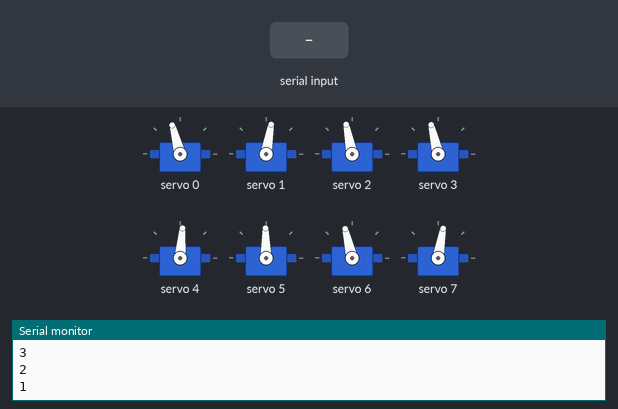
Bench run of a sketch on a simulated ESP32. Parts: 8 × servo, the last lines printed to the serial monitor. The inputs (shaded band) are chosen by the test bench.

Above: at 12.2 s.
12.3 s: "2" received over Serial
At 12.87 s:
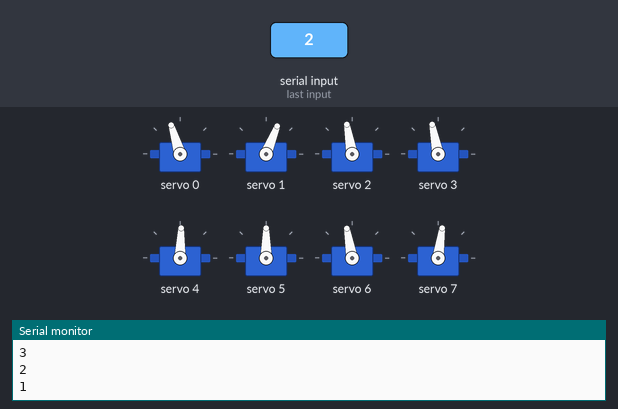
At 13.49 s:
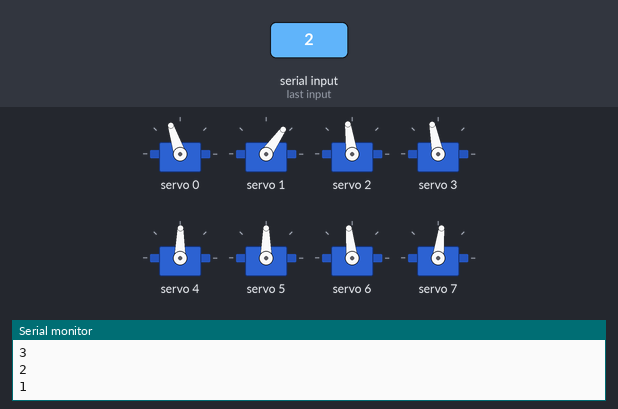
15.3 s: "1" received over Serial
18.3 s: "0" received over Serial
At 18.8 s:
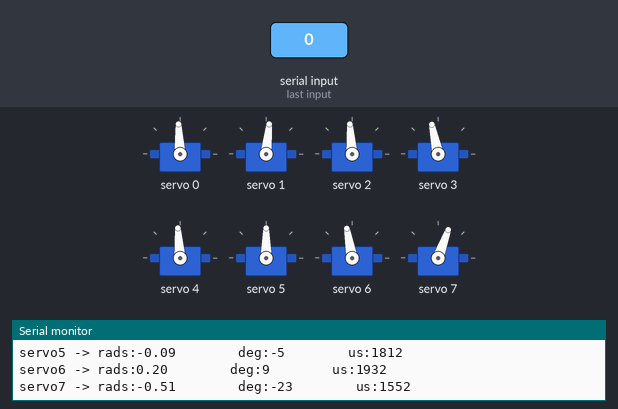
Timing chart, 0 to 21.3 s (numbered marks = the images above; inputs shaded):
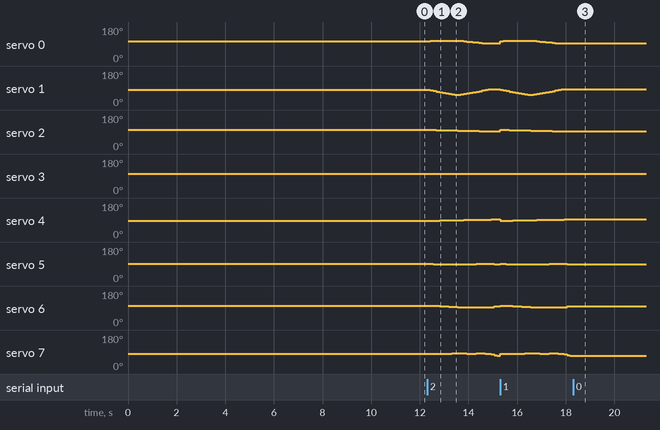

The sketch:

2D_SS_lift_48.ino
```cpp
// HOW TO:
// ------------------------------
// Serial input = 2 -> Steps through gait sequence once and stops at the end.
// Serial input = 1 -> Steps through gait sequence in a loop.
// Serial input = 0 -> Stops infinite loop at the node where it is at that moment

//Gait template
#include <Wire.h>
#include <Adafruit_PWMServoDriver.h>

Adafruit_PWMServoDriver pca9685 = Adafruit_PWMServoDriver();

#define SERVO_FREQ 300
#define SER0 0 //Hip 1
#define SER1 1 //Knee 1
#define SER2 2 //Hip 2
#define SER3 3 //Knee 2
#define SER4 4 //Hip 3
#define SER5 5 //Knee 3
#define SER6 6 //Hip 4
#define SER7 7 //Knee 4

// Insert servo angles here:
// For 3D gaits, these angles are obtained from linearisation.py
// For 2D gaits, these angles are obtained from 2D_trajectory_reader.py
float SS_servo0[] = {-0.28600577, -0.29849254, -0.31591678, -0.33154946, -0.34655722, -0.35295121, -0.35926804, -0.36186747, -0.35813297, -0.35121663, -0.3330663, -0.30426359, -0.27107237, -0.23630357, -0.19909228, -0.15867335, -0.11688863, -0.07601066, -0.03776126, -0.00327974,  0.00745879,  0.00926049,  0.00797573,  0.00374256, -0.00088574, -0.00970816, -0.0185622 , -0.02559476, -0.02962054, -0.03250165, -0.03175538, -0.03782185, -0.04413773, -0.0504536 , -0.057278  , -0.07150034, -0.08572269, -0.1006813 , -0.11780738, -0.12711685, -0.13082915, -0.13394726, -0.13732269, -0.14291912, -0.15057604, -0.15674763, -0.1613462 , -0.16684569, -0.17096686, -0.17618191, -0.18002884, -0.18593067, -0.19188255, -0.19673174, -0.19739304, -0.19861086, -0.19982867, -0.2023073 , -0.20494058, -0.20757387, -0.21020715, -0.21284044, -0.21547372, -0.21810701, -0.22608535, -0.23552503, -0.24496471, -0.25440439, -0.26384407, -0.27573323, -0.2802093 , -0.28422871, -0.28031941, -0.27356277, -0.26303392, -0.25713195, -0.25533074, -0.25361998, -0.24977287, -0.24898912, -0.24820537, -0.24905259, -0.25197238, -0.25523679, -0.2595812 , -0.27165654};
float SS_servo1[] = {0.17816527, 0.22467379, 0.30241684, 0.38597444, 0.47969049, 0.55378279, 0.6276737 , 0.69163283, 0.73866963, 0.77782518, 0.78004457, 0.74247269, 0.68704349, 0.62562066, 0.55741604, 0.48030503, 0.39970314, 0.31607954, 0.22609668, 0.14679961, 0.11315423, 0.09739463, 0.08932001, 0.08758836, 0.08670042, 0.09476823, 0.10264023, 0.1050332 , 0.10181165, 0.09623891, 0.08311597, 0.08156517, 0.08043802, 0.07931087, 0.0788116 , 0.08744677, 0.09608193, 0.10499798, 0.11227371, 0.11510319, 0.10874543, 0.10110303, 0.09225418, 0.08338128, 0.07699975, 0.07912759, 0.08042063, 0.08285659, 0.08450947, 0.08599581, 0.08713864, 0.09144833, 0.09581592, 0.09693257, 0.09112185, 0.08696465, 0.08280746, 0.0818319 , 0.08124664, 0.08066137, 0.0800761 , 0.07949083, 0.07890556, 0.07832029, 0.09011886, 0.10530318, 0.1204875 , 0.13567181, 0.15085613, 0.16881378, 0.17282459, 0.17603074, 0.16609403, 0.15070994, 0.12844095, 0.1156236 , 0.11156279, 0.10668021, 0.09882315, 0.09745942, 0.0960957 , 0.09826254, 0.1049159 , 0.11200332, 0.12143843, 0.14508123};
float SS_servo2[] = { 0.15152269,  0.15115916,  0.14369292,  0.13424923,  0.12455368,  0.11424432,  0.10391665,  0.09306061,  0.08130429,  0.07212663,  0.06404942,  0.05738466,  0.05233217,  0.04597504,  0.03833455,  0.02900865,  0.02141737,  0.01114036, -0.00620856, -0.01850564, -0.02562217, -0.02935864, -0.03145432, -0.03196469, -0.03242722, -0.03238205, -0.03274625, -0.03533592, -0.04032964, -0.04679021, -0.0544099 , -0.06207476, -0.06974126, -0.07740777, -0.08508522, -0.09292192, -0.10075862, -0.10870609, -0.11707516, -0.12634326, -0.14196738, -0.16097012, -0.18719478, -0.21678191, -0.24882067, -0.27556133, -0.30058231, -0.32323748, -0.34328213, -0.3583481 , -0.36424712, -0.36043014, -0.34850225, -0.32914027, -0.29942189, -0.25840628, -0.21739068, -0.18035496, -0.14380744, -0.10725993, -0.07071241, -0.03416489,  0.00238262,  0.03893014,  0.06558763,  0.08954118,  0.11349473,  0.13744828,  0.16140183,  0.1771801 ,  0.17910318,  0.18055135,  0.17700487,  0.17147425,  0.16671465,  0.16642491,  0.16925564,  0.1714108 ,  0.17302238,  0.1736932 ,  0.17436403,  0.17416105,  0.17284767,  0.17083786,  0.16622927,  0.15689181};
float SS_servo3[] = {0.14684391, 0.1259108 , 0.1119179 , 0.10561994, 0.09911632, 0.09769515, 0.09633651, 0.09708675, 0.10143023, 0.10224771, 0.10223293, 0.09976723, 0.09529912, 0.09349932, 0.09493277, 0.10061239, 0.10454615, 0.11407679, 0.13604273, 0.15192448, 0.15460563, 0.15009209, 0.14365479, 0.13437513, 0.12504043, 0.11512168, 0.10577628, 0.09917028, 0.09792376, 0.09961209, 0.10344243, 0.10517876, 0.10683844, 0.10849811, 0.1097775 , 0.10552435, 0.1012712 , 0.09602826, 0.08562173, 0.0883584 , 0.10604717, 0.13184486, 0.18539909, 0.24801342, 0.32396482, 0.4077347 , 0.49635928, 0.58292108, 0.67277383, 0.74932924, 0.80220746, 0.82398848, 0.82110884, 0.79454732, 0.73542038, 0.61939708, 0.50337377, 0.45662588, 0.41837583, 0.38012578, 0.34187573, 0.30362569, 0.26537564, 0.22712559, 0.20591043, 0.18935261, 0.17279479, 0.15623697, 0.13967915, 0.11462817, 0.10559939, 0.09765257, 0.10269449, 0.1120553 , 0.12055698, 0.12017862, 0.11395568, 0.108062  , 0.10462336, 0.10352159, 0.10241983, 0.10336834, 0.10692226, 0.11164205, 0.12190366, 0.14063995};
float SS_servo4[] = { 0.21971615,  0.20287113,  0.18350363,  0.16936732,  0.15302327,  0.14180526,  0.13063466,  0.12110744,  0.11438032,  0.10801831,  0.10035228,  0.08906565,  0.07891328,  0.07058016,  0.06520752,  0.06372282,  0.06462692,  0.0652341 ,  0.06296417,  0.05903786,  0.0487324 ,  0.03436295,  0.02440889,  0.01694126,  0.01000443,  0.00870185,  0.00727737,  0.00128394, -0.00505686, -0.01137344, -0.02163283, -0.02261136, -0.02325014, -0.02388891, -0.02327258, -0.00439691,  0.01447877,  0.0352657 ,  0.05411915,  0.06052631,  0.04999886,  0.03896027,  0.03951032,  0.04076897,  0.04128079,  0.03164072,  0.01210843, -0.01003419, -0.03212099, -0.05444196, -0.07647954, -0.1005815 , -0.12654879, -0.15364663, -0.1780267 , -0.19920117, -0.22037563, -0.22456797, -0.22667714, -0.22878632, -0.23089549, -0.23300467, -0.23511384, -0.23722302, -0.22118023, -0.20017469, -0.17916916, -0.15816362, -0.13715808, -0.11040169, -0.07630609, -0.04200108, -0.0045195 ,  0.0338724 ,  0.07186613,  0.1059252 ,  0.13434678,  0.15665229,  0.17551959,  0.18697132,  0.19842304,  0.20643501,  0.21007586,  0.21311688,  0.21409824,  0.21618963};
float SS_servo5[] = {-0.12085097, -0.10798914, -0.09750455, -0.09400362, -0.08675507, -0.08616691, -0.0856505 , -0.08745719, -0.09322209, -0.09800086, -0.09872081, -0.091726  , -0.08577636, -0.08350404, -0.08661935, -0.09681012, -0.11006285, -0.12258414, -0.13125252, -0.13243065, -0.12322957, -0.1061308 , -0.09659309, -0.09177771, -0.08799998, -0.09523657, -0.10246565, -0.10217003, -0.10070342, -0.09934512, -0.09023458, -0.10209533, -0.11472382, -0.1273523 , -0.14298765, -0.20236719, -0.26174673, -0.32638193, -0.39384984, -0.42391554, -0.41656036, -0.40819557, -0.42602209, -0.45014705, -0.47453889, -0.46536479, -0.43290726, -0.39571389, -0.35660347, -0.31954311, -0.28063647, -0.23853016, -0.19273903, -0.14583732, -0.10313357, -0.06605122, -0.02896887, -0.02802616, -0.03151661, -0.03500706, -0.0384975 , -0.04198795, -0.0454784 , -0.04896885, -0.0881567 , -0.13710423, -0.18605176, -0.23499929, -0.28394681, -0.34735991, -0.41677545, -0.48607246, -0.55000868, -0.61208955, -0.66206635, -0.69077225, -0.69231773, -0.66934812, -0.63146159, -0.56185851, -0.49225543, -0.41461073, -0.32674703, -0.24142985, -0.16019958, -0.10906344};
float SS_servo6[] = {0.22695317, 0.214754  , 0.19817533, 0.18089129, 0.1642825 , 0.14952433, 0.13477916, 0.12059916, 0.10738214, 0.09447997, 0.0854305 , 0.08103301, 0.07621868, 0.07068151, 0.06415135, 0.05631711, 0.04767161, 0.04110292, 0.03716607, 0.03789222, 0.05471182, 0.08628946, 0.12344197, 0.16214499, 0.20087355, 0.23987318, 0.27791646, 0.30974763, 0.33220712, 0.34421632, 0.35403699, 0.34900279, 0.34342476, 0.33784674, 0.33152681, 0.31441353, 0.29730025, 0.27932854, 0.26360824, 0.27243905, 0.29075179, 0.31941358, 0.32341602, 0.31518169, 0.29903245, 0.29567046, 0.29025018, 0.28399318, 0.27917747, 0.2732359 , 0.26926644, 0.26621473, 0.26312438, 0.25750367, 0.25066046, 0.24476894, 0.23887741, 0.23437636, 0.23004587, 0.22571538, 0.22138489, 0.2170544 , 0.21272391, 0.20839342, 0.20718187, 0.20682304, 0.20646422, 0.20610539, 0.20574657, 0.2033695 , 0.20230129, 0.20136077, 0.1998563 , 0.19732066, 0.19514148, 0.19516458, 0.19594795, 0.19309979, 0.18968393, 0.18884548, 0.18800704, 0.18911214, 0.19268701, 0.1966739 , 0.20405424, 0.21875417};
float SS_servo7[] = {-0.15948734, -0.15596711, -0.15108479, -0.14125671, -0.13351429, -0.12576086, -0.11800919, -0.11039623, -0.10301959, -0.09456219, -0.09253216, -0.09948904, -0.10432165, -0.10769576, -0.10845857, -0.10579199, -0.09970522, -0.09770162, -0.10299678, -0.11360177, -0.15962123, -0.23646817, -0.3245534 , -0.41534637, -0.50578177, -0.5924217 , -0.67510042, -0.73386712, -0.75498225, -0.73714486, -0.71269338, -0.64202991, -0.56967467, -0.49731943, -0.42397846, -0.336297, -0.24861554, -0.16078145, -0.11745815, -0.14912598, -0.1995821 , -0.28109662, -0.24565272, -0.18126697, -0.1228833 , -0.12674154, -0.12408344, -0.12041272, -0.11756105, -0.11482342, -0.11358212, -0.11513356, -0.11662915, -0.11408653, -0.10755953, -0.10224779, -0.09693606, -0.09386283, -0.0910642 , -0.08826556, -0.08546693, -0.08266829, -0.07986965, -0.07707102, -0.07881994, -0.08181217, -0.0848044 , -0.08779662, -0.09078885, -0.0917022 , -0.09449127, -0.0974392 , -0.0965983 , -0.09343784, -0.09029099, -0.09132853, -0.09335012, -0.08903608, -0.08225985, -0.08038665, -0.07851346, -0.08029927, -0.08673481, -0.09423448, -0.10833534, -0.13834699};

int node=0;
int first=0;
int input=0;
int end_time=0;
int time_step=120000;
int steps = sizeof(SS_servo0)/sizeof(SS_servo0[0]);
int one_print = 0;

// -------------------Joint configurations-------------------
int servo0=0;
int servo0_deg=0;
int servo1=0;
int servo1_deg=0;
int servo2=0;
int servo2_deg=0;
int servo3=0;
int servo3_deg=0;
int servo4=0;
int servo4_deg=0;
int servo5=0;
int servo5_deg=0;
int servo6=0;
int servo6_deg=0;
int servo7=0;
int servo7_deg=0;

void setup() {
  Serial.begin(115200);
  pca9685.begin();

  pca9685.setOscillatorFrequency(27000000); //Value between 24MHz and 27MHz, tuned for this setup
  pca9685.setPWMFreq(SERVO_FREQ);
  delay (1000);

  servo0_deg=SS_servo0[0]/3.14159265*180;
  servo0=map(servo0_deg,-38,90,2200,1030);
  servo1_deg=SS_servo1[0]/3.14159265*180;
  servo1=map(servo1_deg,-90,90,2600,950);
  servo2_deg=SS_servo2[0]/3.14159265*180;
  servo2=map(servo2_deg,-38,90,1510,2730);
  servo3_deg=SS_servo3[0]/3.14159265*180;
  servo3=map(servo3_deg,-90,90,1100,2700);
  servo4_deg=SS_servo4[0]/3.14159265*180;
  servo4=map(servo4_deg,-90,38,2700,1500);
  servo5_deg=SS_servo5[0]/3.14159265*180;
  servo5=map(servo5_deg,-90,90,2600,930);
  servo6_deg=SS_servo6[0]/3.14159265*180;
  servo6=map(servo6_deg,-90,38,850,2250);
  servo7_deg=SS_servo7[0]/3.14159265*180;
  servo7=map(servo7_deg,-90,90,920,2620);

  pca9685.setPWM(SER0,0,servo0);
  pca9685.setPWM(SER1,0,servo1);
  pca9685.setPWM(SER2,0,servo2);
  pca9685.setPWM(SER3,0,servo3);
  pca9685.setPWM(SER4,0,servo4);
  pca9685.setPWM(SER5,0,servo5);
  pca9685.setPWM(SER6,0,servo6);
  pca9685.setPWM(SER7,0,servo7);

  Serial.print("Node:");
  Serial.println(node);
  Serial.print("servo0 -> rads:");
  Serial.print(SS_servo0[node]);
  Serial.print("        deg:");
  Serial.print(servo0_deg);
  Serial.print("        us:");
  Serial.println(servo0);
  Serial.print("servo1 -> rads:");
  Serial.print(SS_servo1[node]);
  Serial.print("        deg:");
  Serial.print(servo1_deg);
  Serial.print("        us:");
  Serial.println(servo1);
  Serial.print("servo2 -> rads:");
  Serial.print(SS_servo2[node]);
  Serial.print("        deg:");
  Serial.print(servo2_deg);
  Serial.print("        us:");
  Serial.println(servo2);
  Serial.print("servo3 -> rads:");
  Serial.print(SS_servo3[node]);
  Serial.print("        deg:");
  Serial.print(servo3_deg);
  Serial.print("        us:");
  Serial.println(servo3);
  Serial.print("servo4 -> rads:");
  Serial.print(SS_servo4[node]);
  Serial.print("        deg:");
  Serial.print(servo4_deg);
  Serial.print("        us:");
  Serial.println(servo4);
  Serial.print("servo5 -> rads:");
  Serial.print(SS_servo5[node]);
  Serial.print("        deg:");
  Serial.print(servo5_deg);
  Serial.print("        us:");
  Serial.println(servo5);
  Serial.print("servo6 -> rads:");
  Serial.print(SS_servo6[node]);
  Serial.print("        deg:");
  Serial.print(servo6_deg);
  Serial.print("        us:");
  Serial.println(servo6);
  Serial.print("servo7 -> rads:");
  Serial.print(SS_servo7[node]);
  Serial.print("        deg:");
  Serial.print(servo7_deg);
  Serial.print("        us:");
  Serial.println(servo7);

  Serial.println("10");
  delay(1000);
  Serial.println("9");
  delay(1000);
  Serial.println("8");
  delay(1000);
  Serial.println("7");
  delay(1000);
  Serial.println("6");
  delay(1000);
  Serial.println("5");
  delay(1000);
  Serial.println("4");
  delay(1000);
  Serial.println("3");
  delay(1000);
  Serial.println("2");
  delay(1000);
  Serial.println("1");
  delay(1000);

}

void loop()
{
  if(Serial.available()>0)
  {
    first=Serial.read();
    if(first=='2')
    {
      input=2;
      node=0;
      one_print=1;
    }
    if(first=='1')
    {
      input=1;
      node=0;
      one_print=1;
    }
    if(first=='0')
    {
      input=0;
    }
  }
  if(input==1 or input==2)
  {
      if(esp_timer_get_time()>=end_time)
      {
        servo0_deg=SS_servo0[node]/3.14159265*180;
        servo0=map(servo0_deg,-38,90,2200,1030);
        servo1_deg=SS_servo1[node]/3.14159265*180;
        servo1=map(servo1_deg,-90,90,2600,950);
        servo2_deg=SS_servo2[node]/3.14159265*180;
        servo2=map(servo2_deg,-38,90,1510,2730);
        servo3_deg=SS_servo3[node]/3.14159265*180;
        servo3=map(servo3_deg,-90,90,1100,2700);
        servo4_deg=SS_servo4[node]/3.14159265*180;
        servo4=map(servo4_deg,-90,38,2700,1500);
        servo5_deg=SS_servo5[node]/3.14159265*180;
        servo5=map(servo5_deg,-90,90,2600,930);
        servo6_deg=SS_servo6[node]/3.14159265*180;
        servo6=map(servo6_deg,-90,38,850,2250);
        servo7_deg=SS_servo7[node]/3.14159265*180;
        servo7=map(servo7_deg,-90,90,920,2620);

        pca9685.setPWM(SER0,0,servo0);
        pca9685.setPWM(SER1,0,servo1);
        pca9685.setPWM(SER2,0,servo2);
        pca9685.setPWM(SER3,0,servo3);
        pca9685.setPWM(SER4,0,servo4);
        pca9685.setPWM(SER5,0,servo5);
        pca9685.setPWM(SER6,0,servo6);
        pca9685.setPWM(SER7,0,servo7);

        node+=1;
        if(node>=steps and input==1)
        {
          Serial.print("Input:");
          Serial.println(input);
          node=0;
        }
        if(node>=steps and input==2)
        {
          Serial.print("Input:");
          Serial.println(input);
          input=0;
        }
         end_time=esp_timer_get_time()+time_step;
      }
   }

  if(input == 0)
  {
        pca9685.setPWM(SER0,0,servo0);
        pca9685.setPWM(SER1,0,servo1);
        pca9685.setPWM(SER2,0,servo2);
        pca9685.setPWM(SER3,0,servo3);
        pca9685.setPWM(SER4,0,servo4);
        pca9685.setPWM(SER5,0,servo5);
        pca9685.setPWM(SER6,0,servo6);
        pca9685.setPWM(SER7,0,servo7);

        if(one_print==1)
        {
          Serial.print("Input:");
          Serial.println(input);
          Serial.print("Node:");
          Serial.println(node);
          Serial.print("servo0 -> rads:");
          Serial.print(SS_servo0[node]);
          Serial.print("        deg:");
          Serial.print(servo0_deg);
          Serial.print("        us:");
          Serial.println(servo0);
          Serial.print("servo1 -> rads:");
          Serial.print(SS_servo1[node]);
          Serial.print("        deg:");
          Serial.print(servo1_deg);
          Serial.print("        us:");
          Serial.println(servo1);
          Serial.print("servo2 -> rads:");
          Serial.print(SS_servo2[node]);
          Serial.print("        deg:");
          Serial.print(servo2_deg);
          Serial.print("        us:");
          Serial.println(servo2);
          Serial.print("servo3 -> rads:");
          Serial.print(SS_servo3[node]);
          Serial.print("        deg:");
          Serial.print(servo3_deg);
          Serial.print("        us:");
          Serial.println(servo3);
          Serial.print("servo4 -> rads:");
          Serial.print(SS_servo4[node]);
          Serial.print("        deg:");
          Serial.print(servo4_deg);
          Serial.print("        us:");
          Serial.println(servo4);
          Serial.print("servo5 -> rads:");
          Serial.print(SS_servo5[node]);
          Serial.print("        deg:");
          Serial.print(servo5_deg);
          Serial.print("        us:");
          Serial.println(servo5);
          Serial.print("servo6 -> rads:");
          Serial.print(SS_servo6[node]);
          Serial.print("        deg:");
          Serial.print(servo6_deg);
          Serial.print("        us:");
          Serial.println(servo6);
          Serial.print("servo7 -> rads:");
          Serial.print(SS_servo7[node]);
          Serial.print("        deg:");
          Serial.print(servo7_deg);
          Serial.print("        us:");
          Serial.println(servo7);
          one_print=0;
        }

  }
}
```

Measured:
- after the input at 12.3 s, servo 0: rises from 105° to 108° in 0.50 s, then falls to 93° in 1.8 s; servo 1: 80° → 79° after 0.13 s, → 75° 0.12 s later, → 71° 0.13 s later, → 68° 0.13 s later, … (20 changes in this stretch)
- after the input at 18.3 s, servo 0: stays 93° (without the input it goes to 94° after 0.26 s); servo 1: stops changing and stays 84°; servo 2, servo 4: stops changing and stays 94°; servo 3: stops changing and stays 102°; servo 5: stops changing and stays 90°
